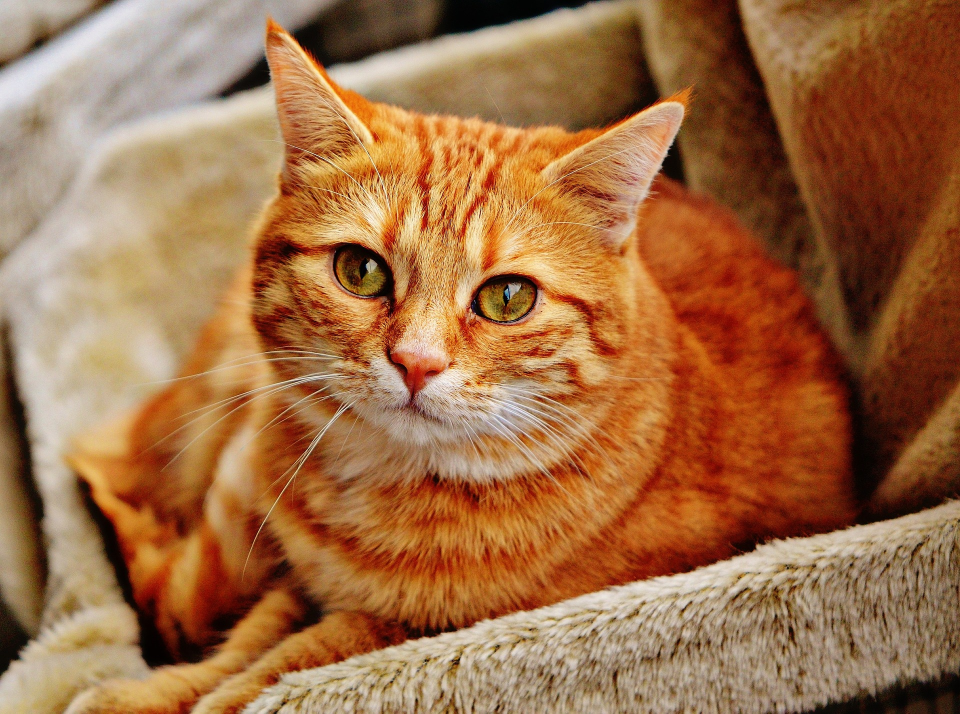
#> input picture img/cat1.jpg, 1920 x 1427 px, given in place of kitty1.jpg, which was not available (shown at 1/2 size)
$ python image_processing.py   (older library calls are emulated)
#> lines starting #> are read from the running program, lines starting #| are printed output that depends on the picture; pictures that were not available may be replaced by others from this repository, and a replacement may not be noted
import numpy as np
from matplotlib import pyplot as plt
import cv2

def gamma_transform(gamma, img):
    """
    This is a gamma correction function.
    Parameters:
        param1 - the power number
        param2 - img that needs to do gamma correction
    Returns:
        img
    Raises:
    # ToDo(PengWen): you need to normalize to [0, 1] and then do power operator, and scale it back [0, 255]
    """
    img = np.power(img, gamma)
    return img

def show_img(name, img):
    """
    This is a showing img function for the convience of saving time typing imshow, waitKey...etc.
    Parameters:
        param1 - the window name
        param2 - the img that you want to show
    Returns:
    Raises:
    """
    if img.shape[0] > 1300:
        re_y = int(img.shape[0]/3)
        re_x = int(img.shape[1]/3)
        img = cv2.resize(img, (re_x, re_y))
    cv2.imshow(name, img)
    cv2.waitKey(0)
    cv2.destroyAllWindows()

def draw_hist(hist):
    """
    This is a drawing-histogram function.
    Parameters:
        param1 - the vector that hog computes out
    Returns:
    Raises:
    """
    y_value = np.zeros(9)
    for j in range(0, hist.shape[0], 9):
        hist_out = np.array(hist[j:j+9]).tolist()
        y_temp = []
        for i in hist_out:
            y_temp.append(i[0])
        y_value += np.array(y_temp)
        # print(y_value)
    plt.bar([0, 20, 40, 60, 80, 100, 120, 140, 160], y_value, width=10)
    plt.savefig("GradientHistogram.png")
    plt.show()


# ToDo(PengWen): 1) use imgGamma_0p5 is better than imgGamma_5, 2) show results from gamma correction using 2x2 subplots
path = "./kitty1.jpg"
img_1 = cv2.imread(path)
#> img_1 is the input picture: shape (1427, 1920, 3); mean B, G, R 69.8, 109.1, 158.8
dst = np.zeros(img_1.shape)
print(img_1.shape)
#| (1427, 1920, 3)
imgNorm_1 = cv2.normalize(img_1, dst, 0, 255, cv2.NORM_MINMAX, cv2.CV_8UC1)

imgGamma_5 = gamma_transform(0.5, imgNorm_1)
#> in gamma_transform, `img = np.power(img, gamma)`:
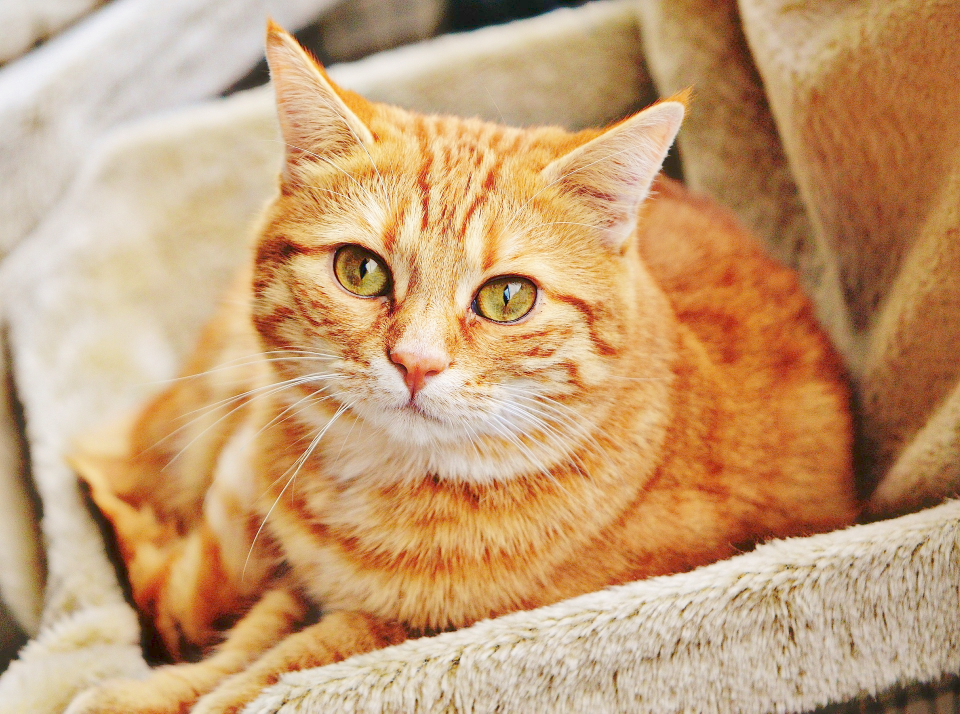
#> img: shape (1427, 1920, 3) float64 (shown at 1/2 size); mean of channels 0, 1, 2 7.35, 9.93, 12.37; drawn with min black and max white
imgGamma_1 = gamma_transform(1, imgNorm_1)
imgGamma_2 = gamma_transform(2, imgNorm_1)
#> call 3 of gamma_transform, with gamma = 2
#> in gamma_transform (call 3), `img = np.power(img, gamma)`:
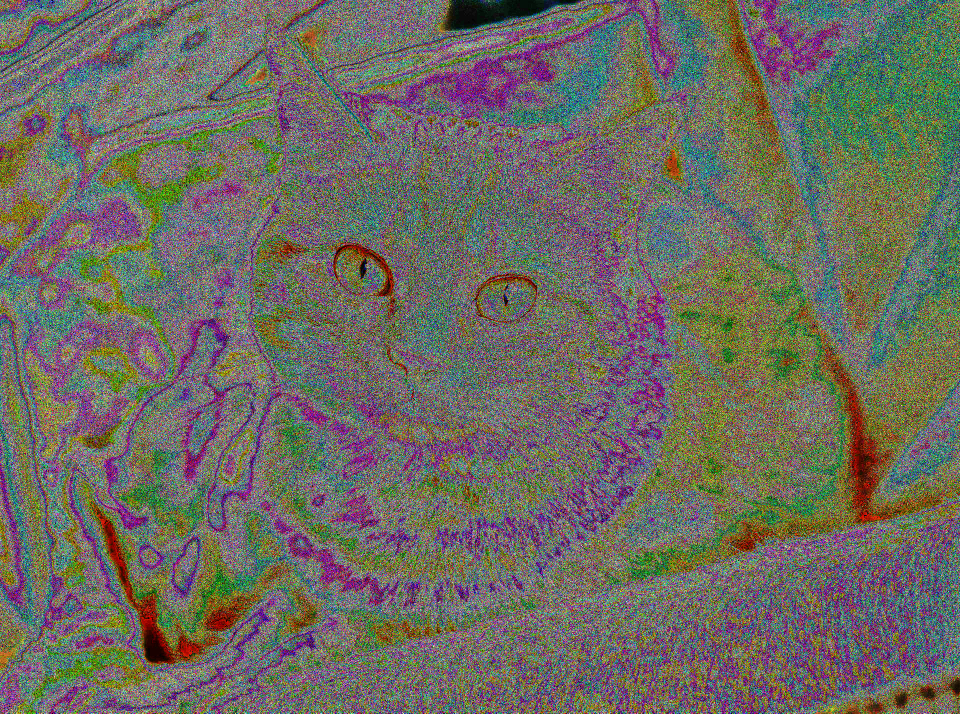
#> img: shape (1427, 1920, 3) (shown at 1/2 size); mean B, G, R 97.3, 107, 109

imgLab = cv2.cvtColor(imgGamma_1, cv2.COLOR_BGR2LAB)
#> imgLab: shape (1427, 1920, 3); mean of channels 0, 1, 2 128.8, 144.3, 158.1
show_img('imgLab', imgLab)
#> in show_img, `img = cv2.resize(img, (re_x, re_y))`:
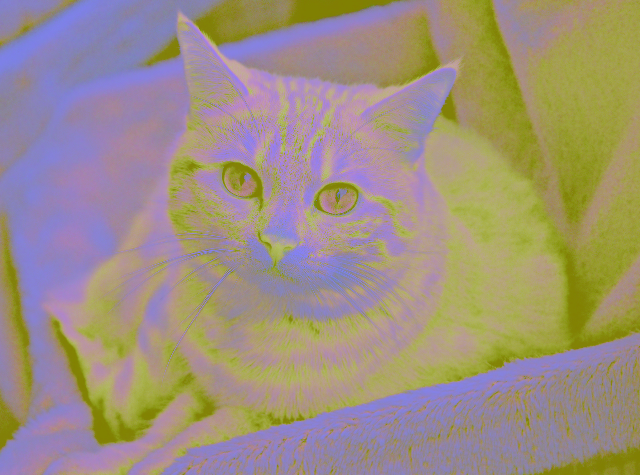
#> img: shape (475, 640, 3); mean of channels 0, 1, 2 128.7, 144.3, 158; drawn as B, G, R

# ToDo(PengWen): 1) add english comments 2) visualization of HOG
img_bolt = cv2.imread('./bolt2.png', 0)
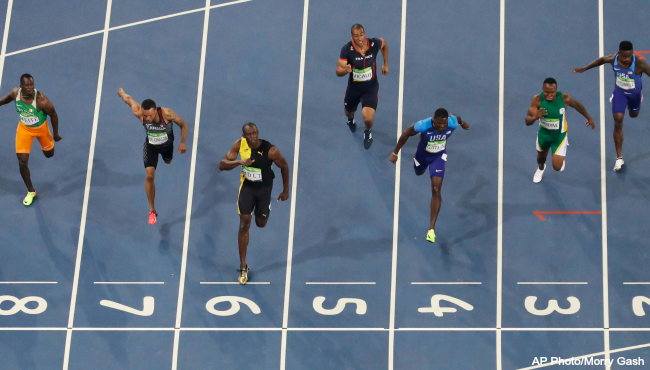
#> input picture img/bolt2.png, 650 x 370 px, found by its file name
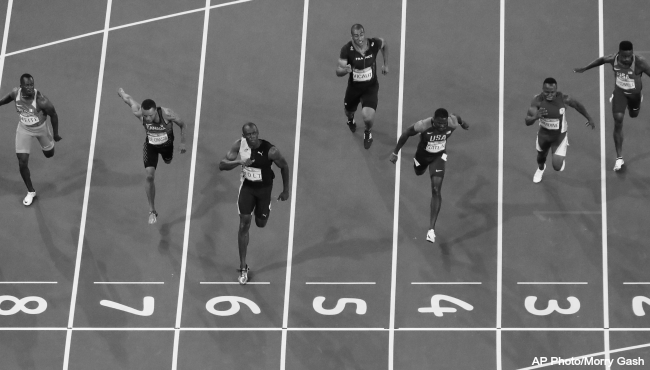
#> img_bolt: shape (370, 650); min 6, max 255, mean 112.3
x = 200 # 裁切區域的 x 與 y 座標（左上角）
y = 100
w = 100 # 裁切區域的長度與寬度
h = 200 # 裁切圖片
img_bolt = img_bolt[y:y+h, x:x+w]
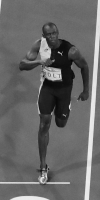
#> img_bolt: shape (200, 100); min 6, max 243, mean 102.5
img_bolt = cv2.resize(img_bolt, (64, 128))
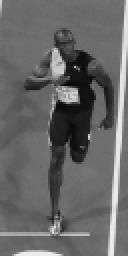
#> img_bolt: shape (128, 64) (shown 2 times larger); min 9, max 236, mean 102.5
cv2.imshow('bolt_resized', img_bolt)
cv2.waitKey(0)
cv2.destroyAllWindows()

winSize = (64, 128)
blockSize = (16, 16)
blockStride = (8, 8)
cellSize = (8, 8)
nbins = 9
hog = cv2.HOGDescriptor(winSize, blockSize, blockStride, cellSize, nbins)
hist_bolt = hog.compute(img_bolt)
#> hist_bolt = 3780 values, max 0.642 at index 481, min 0 at index 3449, mean 0.129
#> after the loop in draw_hist, `for j in range(0, hist.shape[0], 9):`: y_value = [0, 0, 0, 0, 0, 0, 0, 0, 0]
hist_cat1 = hog.compute(imgLab)
#> (the run stopped early here; a loop or call above may not have finished)
